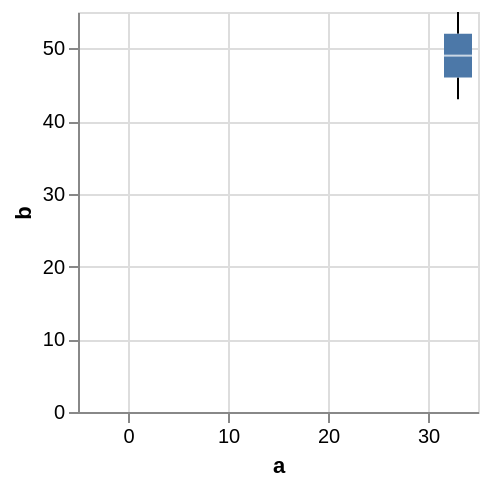

This figure's Vega-Lite source:
### Vega specification from a JSON file in a GitHub repository (floating-point values rounded to 4 significant figures)
{"$schema": "https://vega.github.io/schema/vega/v5.json", "background": "white", "padding": 5, "width": 200, "height": 200, "style": "cell", "data": [{"name": "source_0", "values": [{"a": "null", "b": 28}, {"a": 33, "b": 55}, {"a": 33, "b": 43}, {"a": "null", "b": 91}, {"a": "null", "b": 81}, {"a": "null", "b": 53}]}, {"name": "data_1", "source": "source_0", "transform": [{"type": "joinaggregate", "as": ["lower_box_b", "upper_box_b"], "ops": ["q1", "q3"], "fields": ["b", "b"], "groupby": ["a"]}]}, {"name": "data_2", "source": "data_1", "transform": [{"type": "filter", "expr": "(datum[\"b\"] < datum[\"lower_box_b\"] - 1.5 * (datum[\"upper_box_b\"] - datum[\"lower_box_b\"])) || (datum[\"b\"] > datum[\"upper_box_b\"] + 1.5 * (datum[\"upper_box_b\"] - datum[\"lower_box_b\"]))"}, {"type": "filter", "expr": "isValid(datum[\"a\"]) && isFinite(+datum[\"a\"]) && isValid(datum[\"b\"]) && isFinite(+datum[\"b\"])"}]}, {"name": "data_3", "source": "data_1", "transform": [{"type": "filter", "expr": "(datum[\"lower_box_b\"] - 1.5 * (datum[\"upper_box_b\"] - datum[\"lower_box_b\"]) <= datum[\"b\"]) && (datum[\"b\"] <= datum[\"upper_box_b\"] + 1.5 * (datum[\"upper_box_b\"] - datum[\"lower_box_b\"]))"}, {"type": "aggregate", "groupby": ["a"], "ops": ["min", "max", "min", "max"], "fields": ["b", "b", "lower_box_b", "upper_box_b"], "as": ["lower_whisker_b", "upper_whisker_b", "lower_box_b", "upper_box_b"]}]}, {"name": "data_4", "source": "data_3", "transform": [{"type": "filter", "expr": "isValid(datum[\"a\"]) && isFinite(+datum[\"a\"]) && isValid(datum[\"lower_whisker_b\"]) && isFinite(+datum[\"lower_whisker_b\"])"}]}, {"name": "data_5", "source": "data_3", "transform": [{"type": "filter", "expr": "isValid(datum[\"a\"]) && isFinite(+datum[\"a\"]) && isValid(datum[\"upper_box_b\"]) && isFinite(+datum[\"upper_box_b\"])"}]}, {"name": "data_6", "source": "source_0", "transform": [{"type": "aggregate", "groupby": ["a"], "ops": ["q1", "q3", "median", "min", "max"], "fields": ["b", "b", "b", "b", "b"], "as": ["lower_box_b", "upper_box_b", "mid_box_b", "min_b", "max_b"]}]}, {"name": "data_7", "source": "data_6", "transform": [{"type": "filter", "expr": "isValid(datum[\"a\"]) && isFinite(+datum[\"a\"]) && isValid(datum[\"lower_box_b\"]) && isFinite(+datum[\"lower_box_b\"])"}]}, {"name": "data_8", "source": "data_6", "transform": [{"type": "filter", "expr": "isValid(datum[\"a\"]) && isFinite(+datum[\"a\"]) && isValid(datum[\"mid_box_b\"]) && isFinite(+datum[\"mid_box_b\"])"}]}], "marks": [{"name": "layer_0_layer_0_marks", "type": "symbol", "style": ["point", "boxplot-outliers"], "from": {"data": "data_2"}, "encode": {"update": {"opacity": {"value": 0.7}, "fill": {"value": "transparent"}, "stroke": {"value": "#4c78a8"}, "ariaRoleDescription": {"value": "point"}, "description": {"signal": "\"a: \" + (format(datum[\"a\"], \"\")) + \"; b: \" + (format(datum[\"b\"], \"\"))"}, "x": {"scale": "x", "field": "a"}, "y": {"scale": "y", "field": "b"}}}}, {"name": "layer_0_layer_1_layer_0_marks", "type": "rule", "style": ["rule", "boxplot-rule"], "aria": false, "from": {"data": "data_4"}, "encode": {"update": {"stroke": {"value": "black"}, "tooltip": {"signal": "{\"Upper Whisker of b\": format(datum[\"upper_whisker_b\"], \"\"), \"Lower Whisker of b\": format(datum[\"lower_whisker_b\"], \"\"), \"a\": format(datum[\"a\"], \"\")}"}, "x": {"scale": "x", "field": "a"}, "y": {"scale": "y", "field": "lower_whisker_b"}, "y2": {"scale": "y", "field": "lower_box_b"}}}}, {"name": "layer_0_layer_1_layer_1_marks", "type": "rule", "style": ["rule", "boxplot-rule"], "aria": false, "from": {"data": "data_5"}, "encode": {"update": {"stroke": {"value": "black"}, "tooltip": {"signal": "{\"Upper Whisker of b\": format(datum[\"upper_whisker_b\"], \"\"), \"Lower Whisker of b\": format(datum[\"lower_whisker_b\"], \"\"), \"a\": format(datum[\"a\"], \"\")}"}, "x": {"scale": "x", "field": "a"}, "y": {"scale": "y", "field": "upper_box_b"}, "y2": {"scale": "y", "field": "upper_whisker_b"}}}}, {"name": "layer_1_layer_0_marks", "type": "rect", "style": ["bar", "boxplot-box"], "from": {"data": "data_7"}, "encode": {"update": {"ariaRoleDescription": {"value": "box"}, "fill": {"value": "#4c78a8"}, "tooltip": {"signal": "{\"Max of b\": format(datum[\"max_b\"], \"\"), \"Q3 of b\": format(datum[\"upper_box_b\"], \"\"), \"Median of b\": format(datum[\"mid_box_b\"], \"\"), \"Q1 of b\": format(datum[\"lower_box_b\"], \"\"), \"Min of b\": format(datum[\"min_b\"], \"\"), \"a\": format(datum[\"a\"], \"\")}"}, "description": {"signal": "\"a: \" + (format(datum[\"a\"], \"\")) + \"; b: \" + (format(datum[\"lower_box_b\"], \"\")) + \"; upper_box_b: \" + (format(datum[\"upper_box_b\"], \"\")) + \"; Max of b: \" + (format(datum[\"max_b\"], \"\")) + \"; Q3 of b: \" + (format(datum[\"upper_box_b\"], \"\")) + \"; Median of b: \" + (format(datum[\"mid_box_b\"], \"\")) + \"; Q1 of b: \" + (format(datum[\"lower_box_b\"], \"\")) + \"; Min of b: \" + (format(datum[\"min_b\"], \"\"))"}, "xc": {"scale": "x", "field": "a"}, "width": {"value": 14}, "y": {"scale": "y", "field": "lower_box_b"}, "y2": {"scale": "y", "field": "upper_box_b"}}}}, {"name": "layer_1_layer_1_marks", "type": "rect", "style": ["tick", "boxplot-median"], "aria": false, "from": {"data": "data_8"}, "encode": {"update": {"opacity": {"value": 0.7}, "fill": {"value": "white"}, "tooltip": {"signal": "{\"Max of b\": format(datum[\"max_b\"], \"\"), \"Q3 of b\": format(datum[\"upper_box_b\"], \"\"), \"Median of b\": format(datum[\"mid_box_b\"], \"\"), \"Q1 of b\": format(datum[\"lower_box_b\"], \"\"), \"Min of b\": format(datum[\"min_b\"], \"\"), \"a\": format(datum[\"a\"], \"\")}"}, "xc": {"scale": "x", "field": "a"}, "yc": {"scale": "y", "field": "mid_box_b"}, "width": {"value": 14}, "height": {"value": 1}}}}], "scales": [{"name": "x", "type": "linear", "domain": {"fields": [{"data": "data_2", "field": "a"}, {"data": "data_4", "field": "a"}, {"data": "data_5", "field": "a"}, {"data": "data_7", "field": "a"}, {"data": "data_8", "field": "a"}]}, "range": [0, {"signal": "width"}], "nice": true, "zero": true, "padding": 5}, {"name": "y", "type": "linear", "domain": {"fields": [{"data": "data_2", "field": "b"}, {"data": "data_4", "field": "lower_whisker_b"}, {"data": "data_4", "field": "lower_box_b"}, {"data": "data_5", "field": "upper_box_b"}, {"data": "data_5", "field": "upper_whisker_b"}, {"data": "data_7", "field": "lower_box_b"}, {"data": "data_7", "field": "upper_box_b"}, {"data": "data_8", "field": "mid_box_b"}]}, "range": [{"signal": "height"}, 0], "nice": true, "zero": true}], "axes": [{"scale": "x", "orient": "bottom", "gridScale": "y", "grid": true, "tickCount": {"signal": "ceil(width/40)"}, "domain": false, "labels": false, "aria": false, "maxExtent": 0, "minExtent": 0, "ticks": false, "zindex": 0}, {"scale": "y", "orient": "left", "gridScale": "x", "grid": true, "tickCount": {"signal": "ceil(height/40)"}, "domain": false, "labels": false, "aria": false, "maxExtent": 0, "minExtent": 0, "ticks": false, "zindex": 0}, {"scale": "x", "orient": "bottom", "grid": false, "title": "a", "labelAngle": 0, "labelBaseline": "top", "labelFlush": true, "labelOverlap": true, "tickCount": {"signal": "ceil(width/40)"}, "zindex": 0}, {"scale": "y", "orient": "left", "grid": false, "title": "b", "labelOverlap": true, "tickCount": {"signal": "ceil(height/40)"}, "zindex": 0}]}
